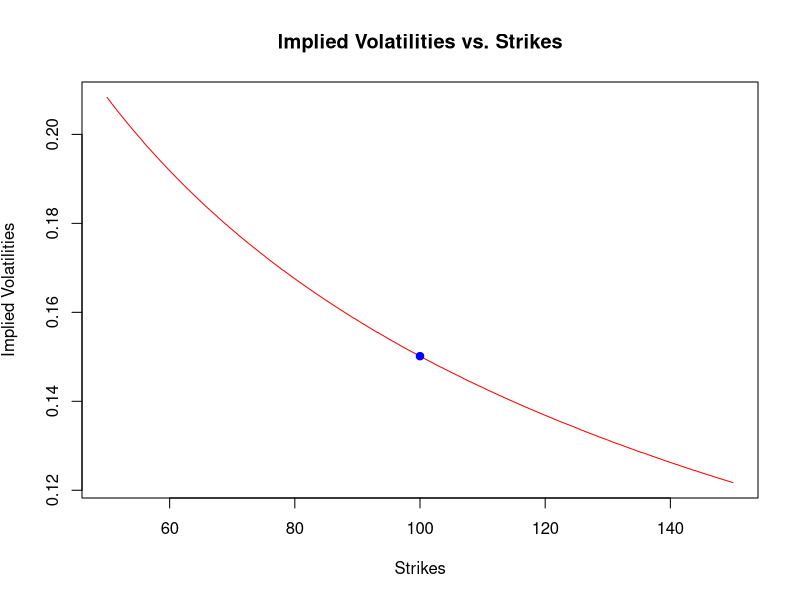

This chart was generated by the following R code:
Bach <- function(spot, strike, timetomat, t, sigma){
  X = (spot - strike) / (sigma * sqrt(timetomat - t))
  delta_bach <- pnorm(X) 
  prices_bach <- (spot - strike) * pnorm(X) + sigma * sqrt(timetomat - t) * dnorm(X)
  return(prices_bach)
}

BS <- function(spot, strike, t, r, div, timetomat, sigma){
  d1 = (1 / (sigma * sqrt(timetomat - t))) * (log(spot / strike) + (r + 0.5 * sigma ^ 2) * (timetomat - t))
  d2 = d1 - sigma * sqrt(timetomat - t)
  BS_prices = spot * exp(-div * timetomat) * pnorm(d1) - exp(-r * (timetomat - t)) * strike * pnorm(d2)
  return(BS_prices)
}

IV <- function(spot, strike, timetomat, sigma){
  difference <- function(sigBS){
    return(Bach(spot, strike, timetomat, 0, sigma) - BS(spot, strike, 0, 0, 0, timetomat, sigBS))
  }
  return(uniroot(difference, lower = 10^-6, upper = 10)$root)
}


S0 = 100
T = 1
sigma = 15


K <- seq(50, 150, 0.1) 
ImpVol = rep(NA, length(K))

for(i in 1:length(K)){
  ImpVol[i] = IV(S0, K[i], T, sigma)
}

plot(K, ImpVol, type = "l", col="red",
     xlab = "Strikes",
     ylab = expression("Implied Volatilities"),
     main = "Implied Volatilities vs. Strikes")
points(100, ImpVol[which.min(abs(K-100))], col="blue", pch=19)

